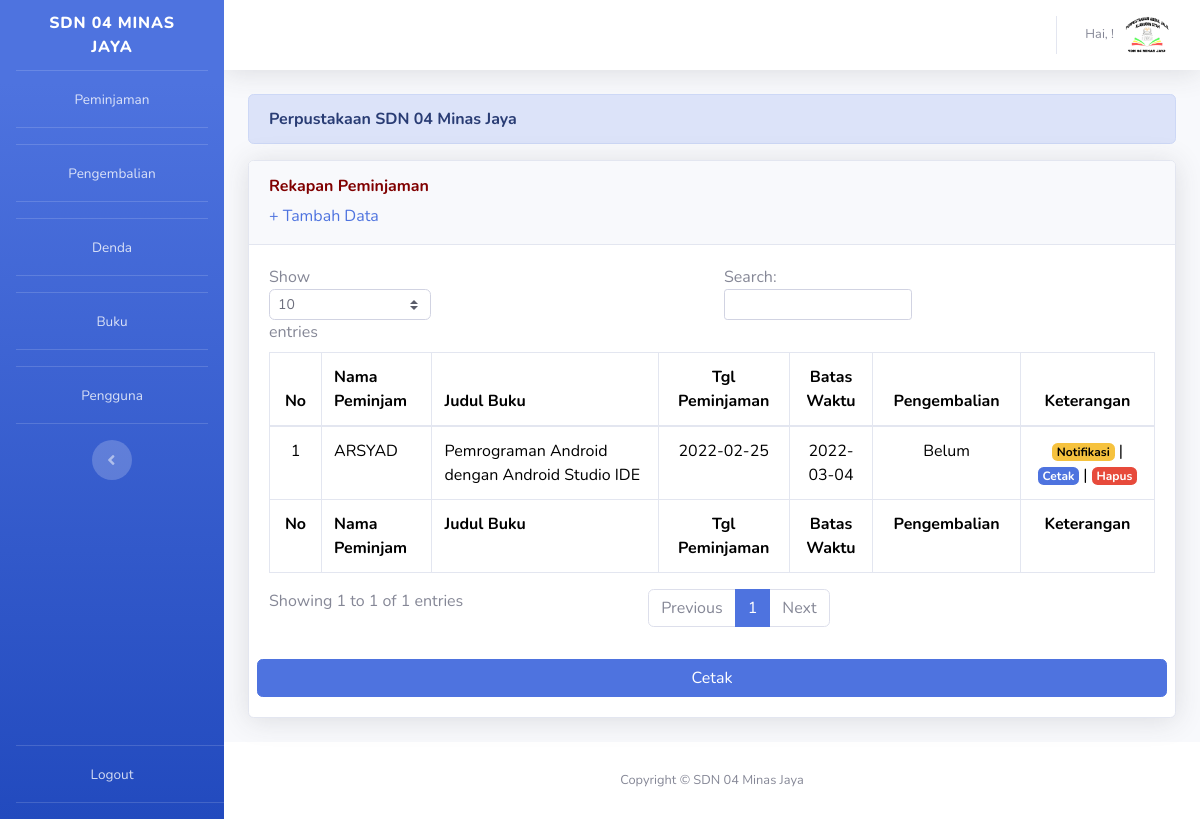
Page /index.php/admin/peminjaman on the committed database.
### tables this page shows
CREATE TABLE `peminjaman` (
  `id_peminjaman` int(100) NOT NULL,
  `id_pengunjung` int(100) NOT NULL,
  `id_admin` int(100) NOT NULL,
  `id_buku` varchar(100) NOT NULL,
  `status` tinyint(1) NOT NULL,
  `tgl_peminjaman` date NOT NULL,
  `batas_waktu` date NOT NULL,
  `tgl_pengembalian` date DEFAULT NULL
);

CREATE TABLE `pengguna` (
  `id_pengguna` int(11) NOT NULL,
  `nama` varchar(255) NOT NULL,
  `username` varchar(50) NOT NULL,
  `password` varchar(50) NOT NULL,
  `tipe_user` int(1) NOT NULL,
  `id_kelas` varchar(5) NOT NULL
);

CREATE TABLE `buku` (
  `id_buku` varchar(100) NOT NULL,
  `penerbit` varchar(100) NOT NULL,
  `thn_terbit` year(4) DEFAULT NULL,
  `judul` varchar(255) NOT NULL,
  `pengarang` varchar(255) NOT NULL,
  `tersedia` int(50) NOT NULL DEFAULT 1
);

### application/controllers/Admin.php (called while the page is built, shortened)
<?php
class Admin extends CI_Controller
{
	public function peminjaman()
	{
		$peminjaman = $this->db->query("SELECT peminjaman.id_peminjaman, pengguna.nama, buku.judul, peminjaman.tgl_peminjaman, peminjaman.batas_waktu, peminjaman.tgl_pengembalian
        FROM pengguna, buku, peminjaman
        WHERE peminjaman.id_pengunjung = pengguna.id_pengguna AND peminjaman.id_buku = buku.id_buku
		")->result();
		$rekapan_peminjaman = json_decode(json_encode($peminjaman), True);
		$data['rekapan_peminjaman'] = $rekapan_peminjaman;
		$this->load->view('template/header');
		$this->load->view('admin/tabel_peminjaman', $data);
		$this->load->view('template/footer');
	}
}

### index.php (called while the page is built, shortened)
<?php
require_once BASEPATH.'core/CodeIgniter.php';

### application/views/admin/tabel_peminjaman.php (the view, shortened to what this page needs)
  <div class="container-fluid">
<div class="alert alert-primary" role="alert" small-text>
<strong>Perpustakaan SDN 04 Minas Jaya</strong>
</div>
<div class="card shadow mb-4">
  <div class="card-header py-3">
	<h6 style="color: maroon;" class="font-weight-bold">Rekapan Peminjaman</h6><a href="<?= base_url('admin/tambahpeminjaman'); ?>">+ Tambah Data</a>
  </div>
  <div class="card-body">
	<div class="table-responsive">
	  <table class="table table-bordered" style="color: black;" id="dataTable" width="100%" cellspacing="0">
	  	<thead>
		  <tr>
			<th class="text-center">No</th>
			<th>Nama Peminjam</th>
			<th>Judul Buku</th>
			<th class="text-center">Tgl Peminjaman</th>
			<th class="text-center">Batas Waktu</th>
			<th class="text-center">Pengembalian</th>
			<th class="text-center">Keterangan</th>
		  </tr>
		</thead>
		<tfoot>
		<tr>
			<th class="text-center">No</th>
			<th>Nama Peminjam</th>
			<th>Judul Buku</th>
			<th class="text-center">Tgl Peminjaman</th>
			<th class="text-center">Batas Waktu</th>
			<th class="text-center">Pengembalian</th>
			<th class="text-center">Keterangan</th>
		  </tr>
		</tfoot>
		<tbody>
			<?php $i=1; foreach($rekapan_peminjaman as $row) : ?>
			<tr>
				<td class="text-center"><?= $i; ?></td>
				<td><?= $row['nama']; ?></td>
				<td><?= $row['judul']; ?></td>
				<td class="text-center"><?= $row['tgl_peminjaman']; ?></td>
				<td class="text-center"><?= $row['batas_waktu']; ?></td>
				<?php if($row['tgl_pengembalian'] == NULL) : ?>
						<td class="text-center">Belum</td>
						<?php endif; ?>
				<td class="text-center">
					<a style="color: black" href="<?= base_url('admin/notifikasipeminjaman'); ?>?id=<?= $row['id_peminjaman']; ?>" class="badge badge-warning" >Notifikasi</a> |
					<a style="color: white"
						href="<?= base_url('admin/cetakpeminjamansatuan'); ?>?id=<?= $row['id_peminjaman']; ?>"
						class="badge badge-primary" >Cetak</a> |
					<a style="color: white"
						href="<?= base_url('admin/hapuspeminjaman'); ?>?id=<?= $row['id_peminjaman']; ?>"
						class="badge badge-danger"
						onclick="return confirm('Sudah Oke ingin menghapus data ini?')" >Hapus</a>
				</td>
			</tr>
			<?php $i++; endforeach;  ?>
		</tbody>
	  </table>
	</div>
	<div class="row">
		<a href="<?= base_url('admin/cetakrekapanpinjaman'); ?>" class="mt-3 col-lg-12 text-center btn btn-primary">Cetak</a>
	</div>
  </div>
</div>
</div>

### rows in the picture
peminjaman: id_pengunjung.nama "ARSYAD", id_buku.judul "Pemrograman Android dengan Android Studio IDE", tgl_peminjaman "2022-02-25", batas_waktu "2022-03-04", shows "Belum"
